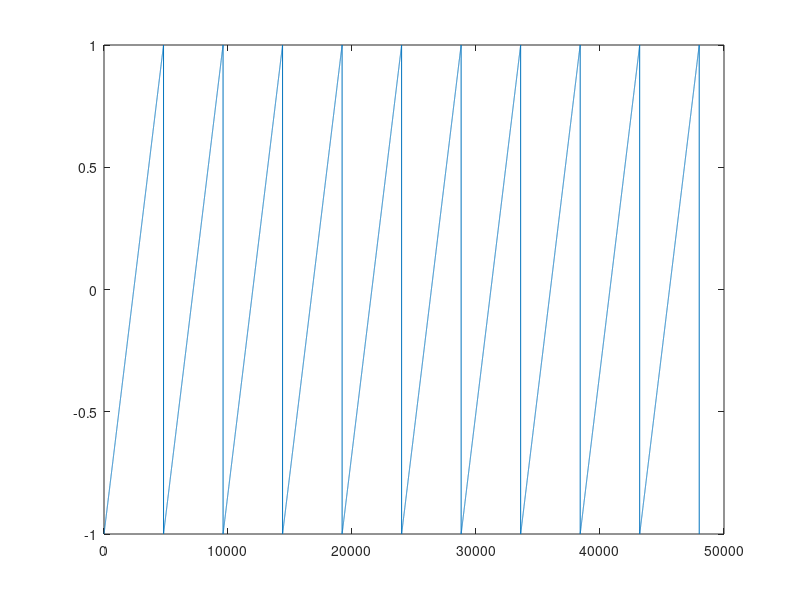

Reproduce this figure in MATLAB.
% synthesis.m
% Dan Hirlinger
% 9/30/2020

%synthesizing signals; creating them from computer code, digitally
clear;clc;

% Common parameters for ALL signals:
Fs = 48000; Ts = 1/Fs;
f = 10; % frequency (Hz)
A = 1;   % linear Amplitude
phi = 0; % phase in radians

% Time vector in seconds
lenSecs = 1;
t = [0:Ts:lenSecs].';

% sine wave
%y = A * sin(2*pi*f*t + phi);

% Square wave
duty = 50; % duty tells wave how much to be positive (0-100)
% y = A * square(2*pi*f*t + phi,duty);

% Sawtooth wave
% y = A * sawtooth(2*pi*f*t + phi); % phi notates beginning phase


% Triangle wave
width = 1;
y = A * sawtooth(2*pi*f*t + phi, width);
% width determines where Apos peaks
plot(y);
% Impulse train
Fs = 48000; % samples per second
lenSec = 1;
sig = zeros(lenSec * Fs,1); % make column vector of 0's
f = 100;
tau = round(Fs/f); % tau = # samples/sec * sec/cycles = samples/cycle
% round to ensure tau is an integer # of samples
% cannot index a fraction of a sample

%set some of the samples = 1
sig(1:tau:end,1) = 1;
%stem(sig); % simpler plot, doesn't connect the samples together w a line
%plottf(sig,Fs);

% White noise
% aperiodic - does not repeat a pattern; use RNG
Fs = 48000;
lenSec = 1;

%x = 0.2*randn(lenSec*Fs,1); %normal distribution RNG
%OR use unifromally distributed RNG
x = 2*rand(lenSec*Fs,1) - 1;
%plottf(x,Fs);



%plot(t,y)
%plottf(y,Fs);
